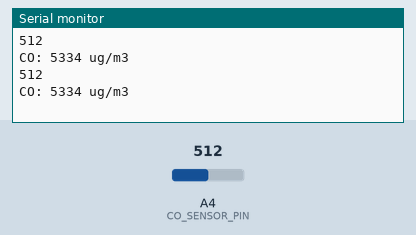
Bench run of a sketch on a simulated Arduino Uno, built with avr-gcc and run on an emulated ATmega328P. Shown: the last lines printed to the serial monitor. The test bench sets the inputs (shaded band); at power-on: A4 (CO_SENSOR_PIN) = 512.

Above: at 2.8 s.
2.9 s: A4 (CO_SENSOR_PIN) set to 716
At 5.2 s:
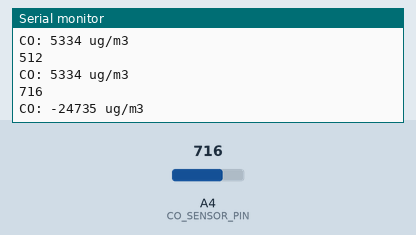
5.6 s: A4 (CO_SENSOR_PIN) set to 900
At 7.0 s:
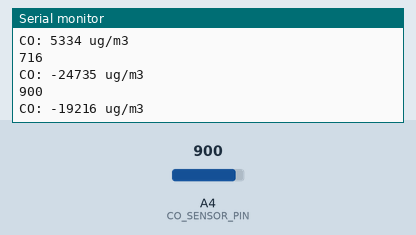
Timing chart, 0 to 8.6 s (numbered marks = the images above; inputs shaded):
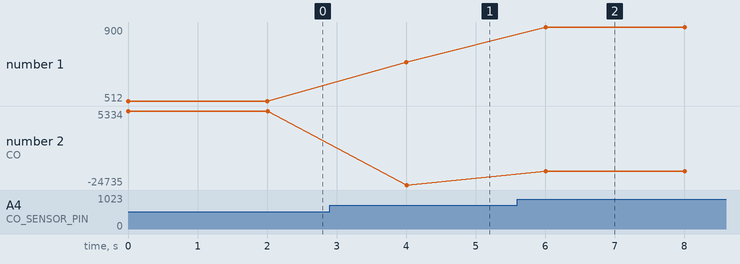

Measured:
- after the input at 2.9 s, the serial monitor: prints a new line after 1.1 s (image 1)
- after the input at 5.6 s, the serial monitor: prints a new line after 0.40 s (image 2)
- plotted number 1: 512 → 716 after the input at 2.9 s, 716 → 900 after the input at 5.6 s
- plotted number 2: 5334 → -24735 after the input at 2.9 s, -24735 → -19216 after the input at 5.6 s

The sketch:

TESTc0.ino
```cpp
#define CO_SENSOR_PIN 4
#define COV_RATIO 0.2
#define R0 20.0
#define RL 10.0
void setup() {
    Serial.begin(9600);
}
void calcCo() {
  int sensorValue = analogRead(CO_SENSOR_PIN);
  float ppm, t;
  unsigned int PPM;
  float voltage = sensorValue * (5.0 / 1023.0);
  t = RL / R0 * (5.0 - voltage) / voltage;
  t = (1.590868067 - log10(t)) / 0.821067123;
  ppm = pow(10, t);
  PPM = ppm;

//  if (PPM < OFFSET) PPM = 0;
//  else PPM = PPM - OFFSET;
  int co = ppm * 1000;
  Serial.print(sensorValue);
  Serial.print("\n");
  Serial.print("CO: ");
  Serial.print(co);
  Serial.print(" ug/m3 \n");
}

void loop() {

    calcCo();
    delay(2000);

}
```
